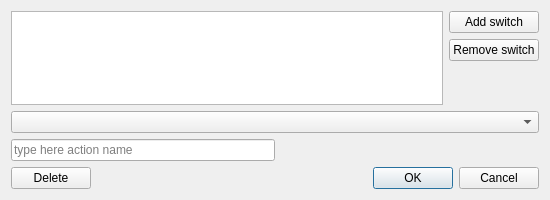
<?xml version="1.0" encoding="UTF-8"?>
<ui version="4.0">
 <class>Gecon::ActionTriggerDialog</class>
 <widget class="QDialog" name="Gecon::ActionTriggerDialog">
  <property name="geometry">
   <rect>
    <x>0</x>
    <y>0</y>
    <width>550</width>
    <height>200</height>
   </rect>
  </property>
  <property name="sizePolicy">
   <sizepolicy hsizetype="Preferred" vsizetype="Expanding">
    <horstretch>0</horstretch>
    <verstretch>0</verstretch>
   </sizepolicy>
  </property>
  <property name="minimumSize">
   <size>
    <width>550</width>
    <height>200</height>
   </size>
  </property>
  <property name="maximumSize">
   <size>
    <width>550</width>
    <height>200</height>
   </size>
  </property>
  <property name="windowTitle">
   <string>Dialog</string>
  </property>
  <layout class="QVBoxLayout" name="verticalLayout">
   <item>
    <widget class="QWidget" name="widget_2" native="true">
     <layout class="QHBoxLayout" name="horizontalLayout_2">
      <property name="margin">
       <number>0</number>
      </property>
      <item>
       <widget class="QTableView" name="switchList">
        <property name="sizePolicy">
         <sizepolicy hsizetype="Expanding" vsizetype="Preferred">
          <horstretch>0</horstretch>
          <verstretch>0</verstretch>
         </sizepolicy>
        </property>
        <property name="editTriggers">
         <set>QAbstractItemView::NoEditTriggers</set>
        </property>
        <property name="alternatingRowColors">
         <bool>false</bool>
        </property>
        <property name="selectionMode">
         <enum>QAbstractItemView::SingleSelection</enum>
        </property>
        <property name="selectionBehavior">
         <enum>QAbstractItemView::SelectRows</enum>
        </property>
        <property name="verticalScrollMode">
         <enum>QAbstractItemView::ScrollPerPixel</enum>
        </property>
        <property name="horizontalScrollMode">
         <enum>QAbstractItemView::ScrollPerPixel</enum>
        </property>
        <property name="showGrid">
         <bool>false</bool>
        </property>
        <property name="wordWrap">
         <bool>false</bool>
        </property>
        <attribute name="horizontalHeaderVisible">
         <bool>false</bool>
        </attribute>
        <attribute name="horizontalHeaderStretchLastSection">
         <bool>true</bool>
        </attribute>
        <attribute name="verticalHeaderVisible">
         <bool>false</bool>
        </attribute>
       </widget>
      </item>
      <item>
       <widget class="QWidget" name="widget_3" native="true">
        <layout class="QVBoxLayout" name="verticalLayout_2">
         <property name="margin">
          <number>0</number>
         </property>
         <item>
          <widget class="QPushButton" name="addSwitchButton">
           <property name="text">
            <string>Add switch</string>
           </property>
          </widget>
         </item>
         <item>
          <widget class="QPushButton" name="removeSwitchButton">
           <property name="text">
            <string>Remove switch</string>
           </property>
          </widget>
         </item>
         <item>
          <spacer name="verticalSpacer">
           <property name="orientation">
            <enum>Qt::Vertical</enum>
           </property>
           <property name="sizeHint" stdset="0">
            <size>
             <width>20</width>
             <height>40</height>
            </size>
           </property>
          </spacer>
         </item>
        </layout>
       </widget>
      </item>
     </layout>
    </widget>
   </item>
   <item>
    <widget class="QWidget" name="actionSettings" native="true">
     <property name="sizePolicy">
      <sizepolicy hsizetype="Preferred" vsizetype="Fixed">
       <horstretch>0</horstretch>
       <verstretch>0</verstretch>
      </sizepolicy>
     </property>
     <layout class="QHBoxLayout" name="actionSettingsLayout">
      <property name="margin">
       <number>0</number>
      </property>
      <item>
       <widget class="QComboBox" name="action"/>
      </item>
     </layout>
    </widget>
   </item>
   <item>
    <widget class="QWidget" name="widget" native="true">
     <property name="sizePolicy">
      <sizepolicy hsizetype="Preferred" vsizetype="Fixed">
       <horstretch>0</horstretch>
       <verstretch>0</verstretch>
      </sizepolicy>
     </property>
     <layout class="QHBoxLayout" name="horizontalLayout">
      <property name="margin">
       <number>0</number>
      </property>
      <item>
       <widget class="QLineEdit" name="actionName">
        <property name="placeholderText">
         <string>type here action name</string>
        </property>
       </widget>
      </item>
      <item>
       <spacer name="horizontalSpacer">
        <property name="orientation">
         <enum>Qt::Horizontal</enum>
        </property>
        <property name="sizeHint" stdset="0">
         <size>
          <width>40</width>
          <height>20</height>
         </size>
        </property>
       </spacer>
      </item>
     </layout>
    </widget>
   </item>
   <item>
    <widget class="QWidget" name="widget_5" native="true">
     <layout class="QHBoxLayout" name="horizontalLayout_4">
      <property name="margin">
       <number>0</number>
      </property>
      <item>
       <widget class="QPushButton" name="deleteButton">
        <property name="text">
         <string>Delete</string>
        </property>
       </widget>
      </item>
      <item>
       <widget class="QDialogButtonBox" name="buttonBox">
        <property name="orientation">
         <enum>Qt::Horizontal</enum>
        </property>
        <property name="standardButtons">
         <set>QDialogButtonBox::Cancel|QDialogButtonBox::Ok</set>
        </property>
       </widget>
      </item>
     </layout>
    </widget>
   </item>
  </layout>
 </widget>
 <resources/>
 <connections>
  <connection>
   <sender>buttonBox</sender>
   <signal>accepted()</signal>
   <receiver>Gecon::ActionTriggerDialog</receiver>
   <slot>accept()</slot>
   <hints>
    <hint type="sourcelabel">
     <x>318</x>
     <y>178</y>
    </hint>
    <hint type="destinationlabel">
     <x>157</x>
     <y>199</y>
    </hint>
   </hints>
  </connection>
  <connection>
   <sender>buttonBox</sender>
   <signal>rejected()</signal>
   <receiver>Gecon::ActionTriggerDialog</receiver>
   <slot>reject()</slot>
   <hints>
    <hint type="sourcelabel">
     <x>386</x>
     <y>184</y>
    </hint>
    <hint type="destinationlabel">
     <x>286</x>
     <y>199</y>
    </hint>
   </hints>
  </connection>
 </connections>
</ui>
